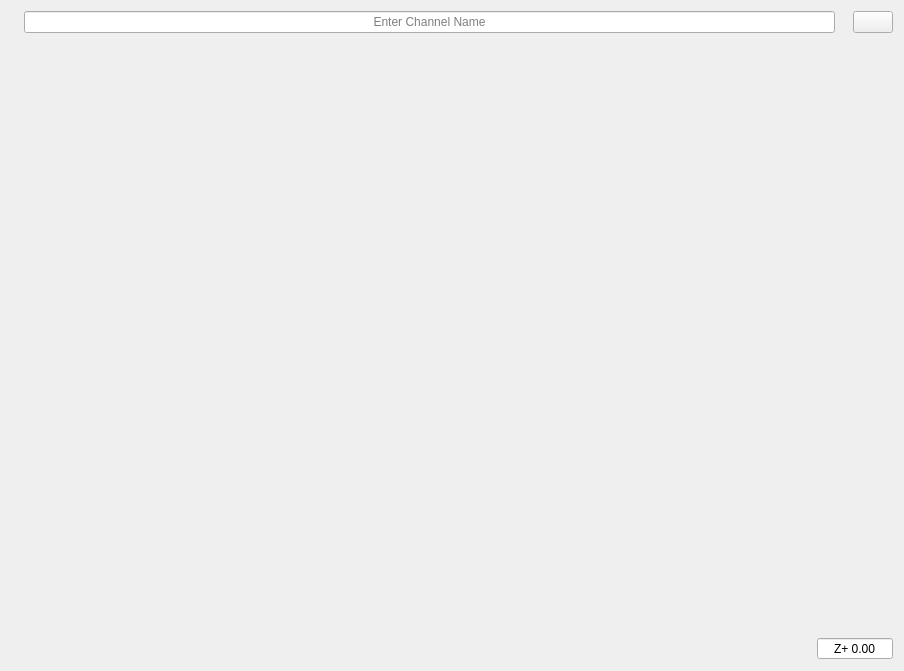
<?xml version="1.0" encoding="UTF-8"?>
<ui version="4.0">
 <class>compact_light_path_selector</class>
 <widget class="QWidget" name="compact_light_path_selector">
  <property name="geometry">
   <rect>
    <x>0</x>
    <y>0</y>
    <width>904</width>
    <height>671</height>
   </rect>
  </property>
  <property name="windowTitle">
   <string>Form</string>
  </property>
  <layout class="QVBoxLayout" name="verticalLayout">
   <item>
    <layout class="QGridLayout" name="gridLayout">
     <item row="1" column="3">

       <widget class="band_pass_settings_selector" name="wdg_band_pass_filter" native="true"/>


     </item>
     <item row="0" column="3">
      <widget class="camera_config_selector" name="wdg_roi" native="true"/>
     </item>
     <item row="0" column="6">
      <widget class="QPushButton" name="btnRemove">
       <property name="sizePolicy">
        <sizepolicy hsizetype="Fixed" vsizetype="Fixed">
         <horstretch>0</horstretch>
         <verstretch>0</verstretch>
        </sizepolicy>
       </property>
       <property name="toolTip">
        <string>Remove channel</string>
       </property>
       <property name="text">
        <string/>
       </property>
       <property name="icon">
        <iconset resource="slim5.qrc">
         <normaloff>:/images/minus.svg</normaloff>:/images/minus.svg</iconset>
       </property>
      </widget>
     </item>
     <item row="0" column="0">
      <layout class="QHBoxLayout" name="horizontalLayout">
       <item>
        <widget class="QLabel" name="displayID">
         <property name="text">
          <string/>
         </property>
        </widget>
       </item>
       <item>
        <widget class="QLineEdit" name="channel_name">
         <property name="toolTip">
          <string>Channel Suffix</string>
         </property>
         <property name="text">
          <string/>
         </property>
         <property name="alignment">
          <set>Qt::AlignCenter</set>
         </property>
         <property name="placeholderText">
          <string>Enter Channel Name</string>
         </property>
        </widget>
       </item>
      </layout>
     </item>
     <item row="1" column="0" colspan="2">
      <widget class="processing_quad_selector" name="processing_quad" native="true"/>
     </item>
    </layout>
   </item>
   <item>
    <widget class="display_selector" name="wdg_display_selector" native="true"/>
   </item>
   <item>
    <widget class="exposure_sequence_control" name="wdg_exposure_sequence" native="true"/>
   </item>
   <item>
    <layout class="QHBoxLayout" name="horizontalLayout_4">
     <item>
      <widget class="light_path_selector" name="wdg_light_path" native="true"/>
     </item>
     <item>
      <widget class="QDoubleSpinBox" name="qsb_zee_offset">
       <property name="sizePolicy">
        <sizepolicy hsizetype="Fixed" vsizetype="Fixed">
         <horstretch>0</horstretch>
         <verstretch>0</verstretch>
        </sizepolicy>
       </property>
       <property name="alignment">
        <set>Qt::AlignCenter</set>
       </property>
       <property name="buttonSymbols">
        <enum>QAbstractSpinBox::NoButtons</enum>
       </property>
       <property name="prefix">
        <string>Z+ </string>
       </property>
       <property name="minimum">
        <double>-9999.000000000000000</double>
       </property>
       <property name="maximum">
        <double>9999.000000000000000</double>
       </property>
       <property name="singleStep">
        <double>0.500000000000000</double>
       </property>
      </widget>
     </item>
    </layout>
   </item>
  </layout>
 </widget>
 <customwidgets>
  <customwidget>
   <class>camera_config_selector</class>
   <extends>QWidget</extends>
   <header>camera_config_selector.h</header>
   <container>1</container>
  </customwidget>
  <customwidget>
   <class>processing_quad_selector</class>
   <extends>QWidget</extends>
   <header>processing_quad_selector.h</header>
   <container>1</container>
  </customwidget>
  <customwidget>
   <class>display_selector</class>
   <extends>QWidget</extends>
   <header>display_selector.h</header>
   <container>1</container>
  </customwidget>
  <customwidget>
   <class>exposure_sequence_control</class>
   <extends>QWidget</extends>
   <header>exposure_sequence_control.h</header>
   <container>1</container>
  </customwidget>
  <customwidget>
   <class>light_path_selector</class>
   <extends>QWidget</extends>
   <header>light_path_selector.h</header>
   <container>1</container>
  </customwidget>
  <customwidget>
   <class>band_pass_settings_selector</class>
   <extends>QWidget</extends>
   <header>band_pass_settings_selector.h</header>
   <container>1</container>
  </customwidget>
 </customwidgets>
 <resources>
  <include location="slim5.qrc"/>
 </resources>
 <connections/>
</ui>
